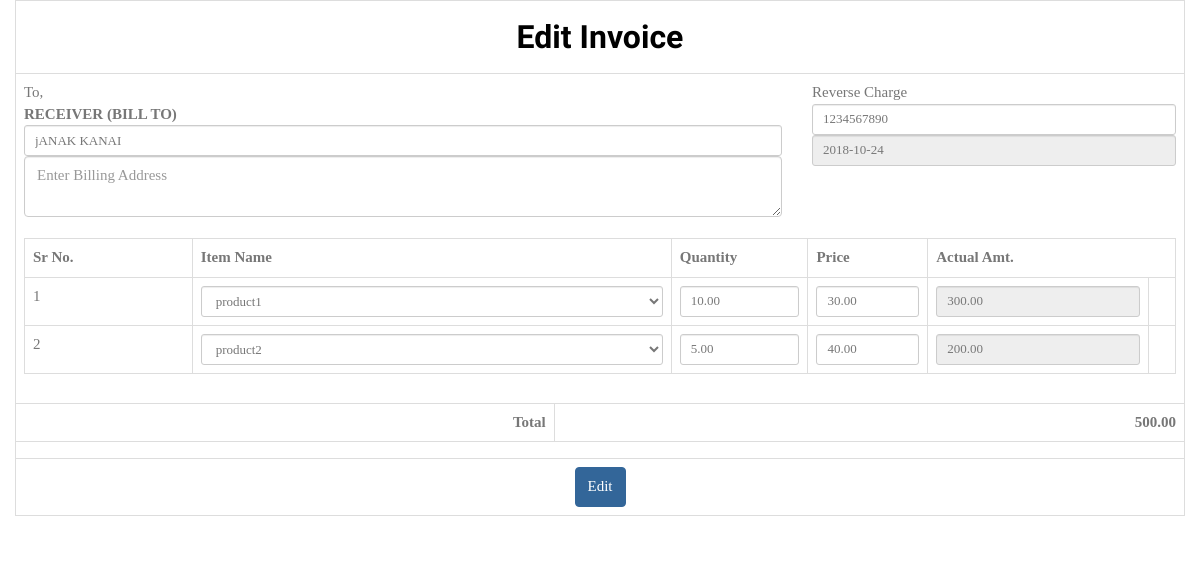
Screenshot of /edit_invoice.php with the database file from the repository.
### tables this page shows
CREATE TABLE `orders` (
  `id` int(11) NOT NULL,
  `order_number` varchar(50) NOT NULL,
  `order_receive_name` varchar(100) NOT NULL,
  `order_receive_address` text NOT NULL,
  `order_date` date NOT NULL,
  `order_total` decimal(10,2) NOT NULL,
  `created_date` timestamp NOT NULL DEFAULT CURRENT_TIMESTAMP,
  `updated_date` timestamp NOT NULL DEFAULT CURRENT_TIMESTAMP ON UPDATE CURRENT_TIMESTAMP
);

CREATE TABLE `order_item` (
  `order_item_id` int(11) NOT NULL,
  `order_id` int(11) NOT NULL,
  `order_item_product_id` int(11) NOT NULL,
  `order_item_quantity` decimal(10,2) NOT NULL,
  `order_item_price` decimal(10,2) NOT NULL,
  `order_item_actual_amount` decimal(10,2) NOT NULL
);

### main.class.php (called while the page is built, shortened)
<?php
class Main {
	protected $dbConn;
	function __construct($connString) {
		$this->dbConn = $connString;
	}
	public function getInvoceByIds($order_ids){
		$invoce_query = 'SELECT id,order_number,order_receive_name,order_receive_address,order_date,order_total FROM orders where id=:order_id';
		$p_invoice_query = $this->dbConn->prepare($invoce_query);
		$p_invoice_query->bindParam(':order_id', $order_ids);
		$p_invoice_query->execute();
		$p_invoice_rows = $p_invoice_query->fetchAll(PDO::FETCH_ASSOC);
		if($p_invoice_query->rowCount()){
			return $p_invoice_rows;
		}
	}
	public function getorderItemByorderIds($order_id){
		$order_item_query = 'SELECT order_item_id, order_id, order_item_product_id, order_item_quantity, order_item_price, order_item_actual_amount  FROM  order_item  WHERE order_id =:order_id';
		$p_order_item_query = $this->dbConn->prepare($order_item_query);
		$p_order_item_query->bindParam(':order_id', $order_id);
		$p_order_item_query->execute();
		$p_order_item_rows = $p_order_item_query->fetchAll(PDO::FETCH_ASSOC);
		if($p_order_item_query->rowCount()){
			return $p_order_item_rows;
		}
	}
	public function getAllProductDetail(){
		$products_query = 'SELECT name, id FROM products';
		$p_products_query = $this->dbConn->prepare($products_query );
		$p_products_query->bindParam(':order_id', $order_id);
		$p_products_query->execute();
		$p_products_rows = $p_products_query->fetchAll(PDO::FETCH_ASSOC);
		if($p_products_query->rowCount()){
			return $p_products_rows;
		}
	}
}
?>

### edit_invoice.php (the view, shortened to what this page needs)
<?php
    include_once("main.class.php");
    $db = new dbObj();
    $connString =  $db->getConnstring();
    $mainCls = new Main($connString);
    $invoce_data_arr = $mainCls->getInvoceByIds(1);
    $order_item_data_arr = $mainCls->getorderItemByorderIds(1);
    $products_arr = $mainCls->getAllProductDetail();
  ?>
<!DOCTYPE html>
<html lang="en">
  <head>
    <link rel="stylesheet" href="css/bootstrap.min.css">
    <link rel="stylesheet" href="css/dataTables.bootstrap.min.css">
       <link rel="stylesheet" href="css/datepicker2.css">
    <link rel="stylesheet" href="css/datepicker.css">
  </head>
  <body>
      <div class="container-fluid">
       <?php  foreach($invoce_data_arr as $row)
        {
        ?>
        <form method="post" id="invoice_form">
        <div class="table-responsive">
          <table class="table table-bordered">
            <tr>
              <td colspan="2" align="center"><h2 style="margin-top:10.5px">Edit Invoice</h2></td>
            </tr>
            <tr>
                <td colspan="2">
                  <div class="row">
                    <div class="col-md-8">
                      To,<br />
                        <b>RECEIVER (BILL TO)</b><br />
                        <input type="text" name="order_receiver_name" id="order_receiver_name" class="form-control input-sm" placeholder="Enter Receiver Name" value="<?php echo $row["order_receive_name"]; ?>" />
                        <textarea name="order_receiver_address" id="order_receiver_address" class="form-control" placeholder="Enter Billing Address"><?php echo $row["order_receive_address"]; ?></textarea>
                    </div>
                    <div class="col-md-4">
                      Reverse Charge<br />
                      <input type="text" name="order_no" id="order_no" class="form-control input-sm" placeholder="Enter Invoice No." value="<?php echo $row["order_number"]; ?>" />
                      <input type="text" name="order_date" id="order_date" class="form-control input-sm" readonly placeholder="Select Invoice Date" value="<?php echo date('m/d/Y',strtotime($row["order_date"])); ?>" />
                    </div>
                  </div>
                  <br />
                  <table id="invoice-item-table" class="table table-bordered">
                    <tr>
                      <th width="7%">Sr No.</th>
                      <th width="20%">Item Name</th>
                      <th width="5%">Quantity</th>
                      <th width="5%">Price</th>
                      <th width="10%" colspan="2">Actual Amt.</th>
                    </tr>
                    <?php
                     $m = 0;
                    foreach($order_item_data_arr as $order_item_data_arr_value)
                    {
                      $m = $m + 1;
                    ?>
                    <tr>
                      <td><span id="sr_no"><?php echo $m; ?></span></td>
                      <td>
                        <select name="item_name[]"  id="item_name<?php echo $m; ?>" class="form-control input-sm">
                          <?php
                            foreach($products_arr as $products_arr_key => $products_arr_value){
                               $productsel = '';
                              if($order_item_data_arr_value["order_item_product_id"]== $products_arr_value['id'])
                              {
                                $productsel = 'selected="selected"';
                              }
                            ?>
                          <option value="<?php echo $products_arr_value['id'];?>" <?php echo $productsel; ?>><?php echo $products_arr_value['name'];?></option>
                       <?php } ?>
                         </select>
                      <td><input type="text" name="order_item_quantity[]" id="order_item_quantity<?php echo $m; ?>" data-srno="<?php echo $m; ?>" class="form-control input-sm order_item_quantity" value = "<?php echo $order_item_data_arr_value['order_item_quantity']; ?>"/></td>
                      <td><input type="text" name="order_item_price[]" id="order_item_price<?php echo $m; ?>" data-srno="<?php echo $m; ?>" class="form-control input-sm number_only order_item_price" value="<?php echo $order_item_data_arr_value["order_item_price"]; ?>" /></td>
                      <td><input type="text" name="order_item_actual_amount[]" id="order_item_actual_amount<?php echo $m; ?>" data-srno="<?php echo $m; ?>" class="form-control input-sm order_item_actual_amount" value="<?php echo $order_item_data_arr_value["order_item_actual_amount"]; ?>" readonly /></td>
                     <td></td>
                    </tr>
                    <?php
                    }
                    ?>
                  </table>
                </td>
              </tr>
              <tr>
                <td align="right"><b>Total</td>
                <td align="right"><b><span id="final_total_amt"><?php echo $row["order_total"]; ?></span></b></td>
              </tr>
              <tr>
                <td colspan="2"></td>
              </tr>
              <tr>
                <td colspan="2" align="center">
                  <input type="submit" name="update_invoice" id="create_invoice" class="btn btn-info" value="Edit" />
                </td>
              </tr>
          </table>
        </div>
      </form>
    <?php }?>
    </div>
    </body>
</html>

### rows the page displays
orders: order_receiver_name "jANAK KANAI", order_receiver_address "Enter Billing Address", order_no "1234567890", order_date "2018-10-24", order_total "500.00"
order_item: order_item_quantity "10.00", order_item_price "30.00", order_item_actual_amount "300.00"
order_item: order_item_quantity "5.00", order_item_price "40.00", order_item_actual_amount "200.00"

### other values shown
form field value "product1"
form field value "product2"
